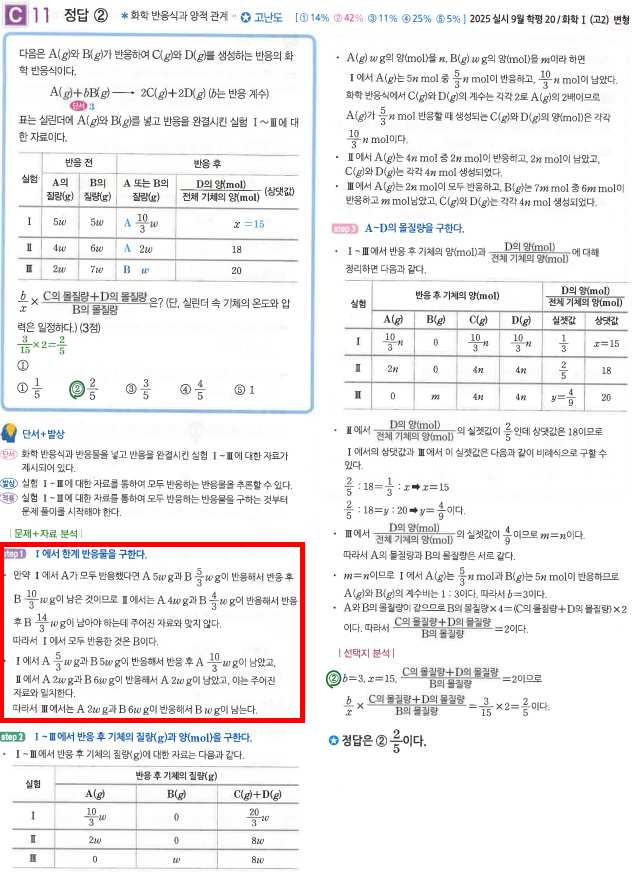
#> input picture src/EduMaster.Web/wwwroot/samples/killer-chemistry-question-solution.jpeg, 633 x 872 px
$ python make-views.py ../../src/EduMaster.Web/wwwroot/samples/killer-chemistry-question-solution.jpeg
#> lines starting #> are read from the running program, lines starting #| are printed output that depends on the picture
"""Makes reading views for scripts/e2e-real.js, mirroring readingViews() in public/app.js."""
import math, os, sys
from PIL import Image

def views(path):
    im = Image.open(path).convert('RGB')
#> im is the input picture: PIL image 633x872 RGB; mean R, G, B 238.9, 237.6, 238
    w, h = im.size
#> w = 633; h = 872
    scale = min(3, max(1, 1400 / w))
#> scale = 2.21
    W, H = round(w * scale), round(h * scale)
#> W = 1400; H = 1929
    tile = round(W * 1.3)
#> tile = 1820
    if scale == 1 and H <= tile * 1.25:
        return []
    overlap = round(tile * 0.12)
#> overlap = 218
    if math.ceil((H - overlap) / (tile - overlap)) > 6:
        tile = math.ceil(H / 6) + overlap
        overlap = round(tile * 0.12)
    big = im.resize((W, H), Image.LANCZOS)
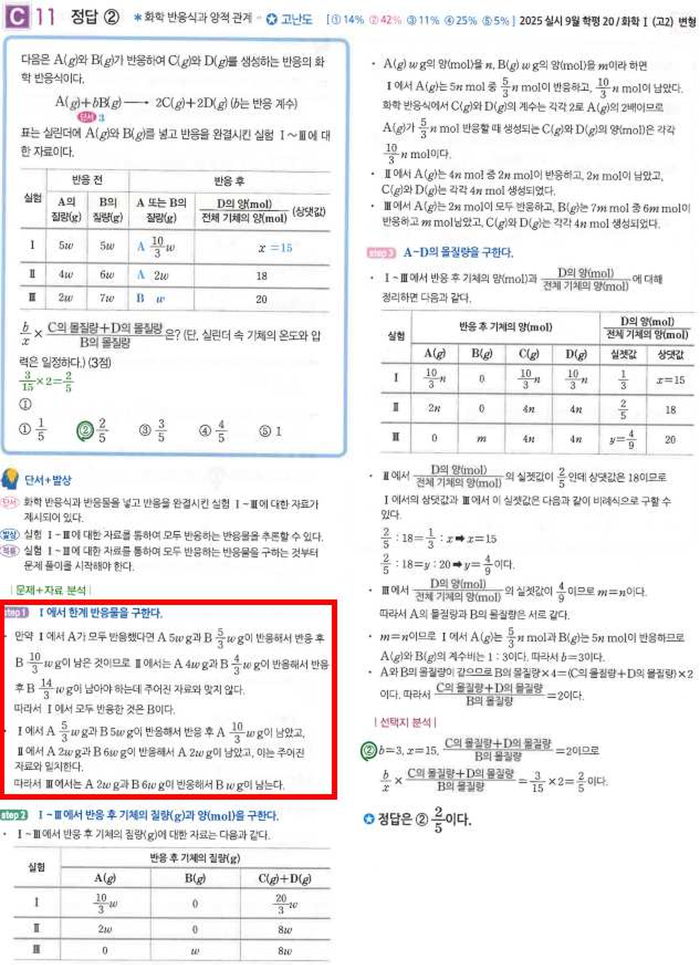
#> big: PIL image 1400x1929 RGB (shown at 1/2 size); mean R, G, B 238.5, 237.2, 237.6
    out, y = [], 0
    while len(out) < 6:
        hh = min(tile, H - y)
        out.append(big.crop((0, y, W, y + hh)))
        if y + hh >= H:
            break
        y += tile - overlap
#> after the loop, out = 2 items; y = 1602
    return out

for path in sys.argv[1:]:
    folder = path + '.views'
    os.makedirs(folder, exist_ok=True)
    for i, v in enumerate(views(path)):
        v.save(os.path.join(folder, f'{i:02d}.jpg'), quality=93)
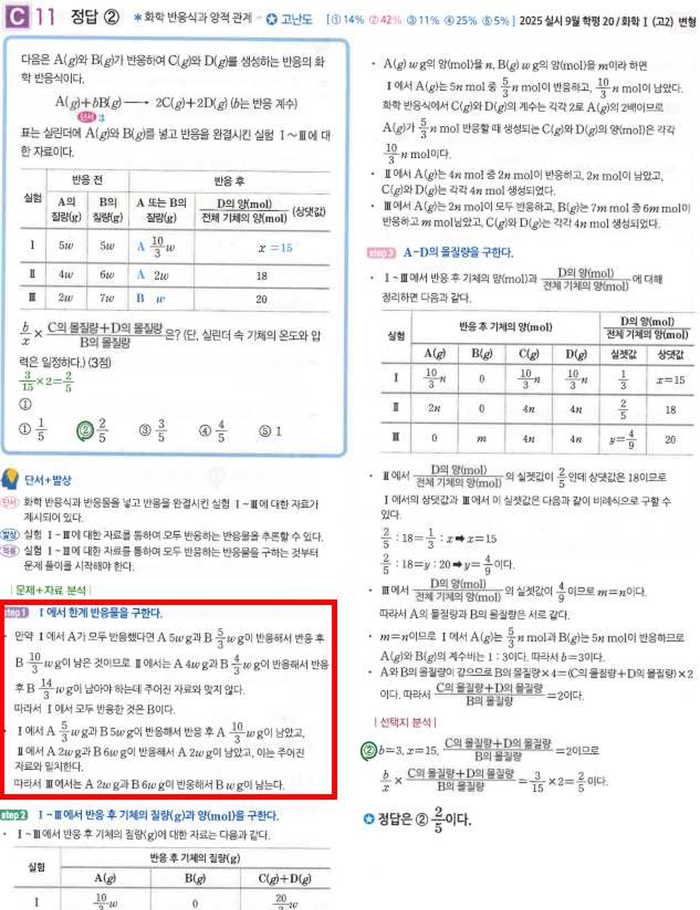
#> saved as 00.jpg: PIL image 1400x1820 RGB (shown at 1/2 size); mean R, G, B 237.8, 236.5, 236.9
    print(path, len(os.listdir(folder)), 'views')

$ run again, on src/EduMaster.Web/wwwroot/samples/reaction-text.png
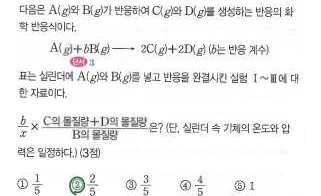
#> input picture src/EduMaster.Web/wwwroot/samples/reaction-text.png, 321 x 196 px
#> in views, im is the input picture: PIL image 321x196 RGB; mean R, G, B 240.5, 240.4, 240.4
#> in views, `big = im.resize((W, H), Image.LANCZOS)`:
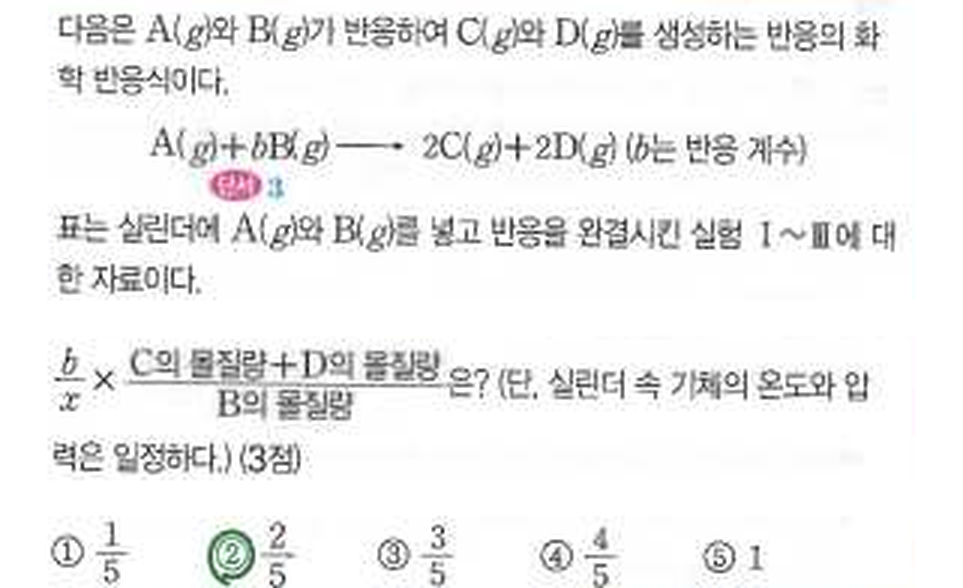
#> big: PIL image 963x588 RGB; mean R, G, B 240, 240, 240
#> after the loop in views, `while len(out) < 6:`: out = 1 item; y = 0

$ run again, on src/EduMaster.Web/wwwroot/samples/reaction.png
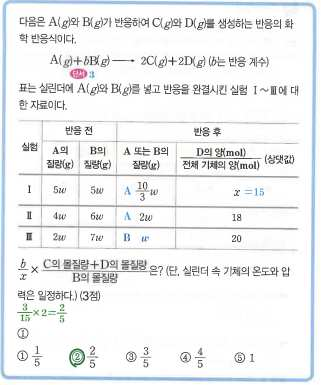
#> input picture src/EduMaster.Web/wwwroot/samples/reaction.png, 321 x 385 px
#> in views, im is the input picture: PIL image 321x385 RGB; mean R, G, B 237.5, 239.1, 240.1
#> in views, `big = im.resize((W, H), Image.LANCZOS)`:
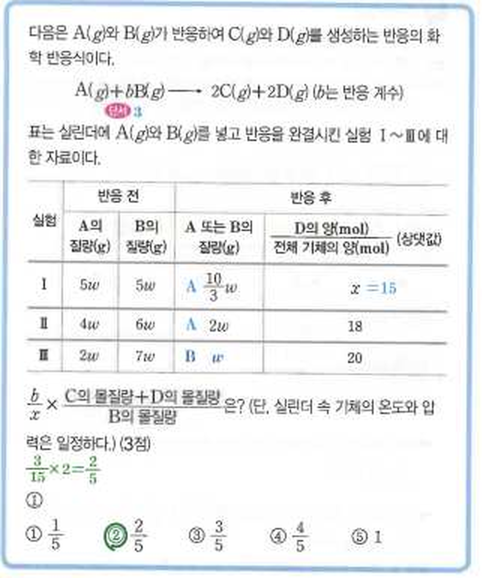
#> big: PIL image 963x1155 RGB (shown at 1/2 size); mean R, G, B 237.2, 238.8, 239.7
#> after the loop in views, `while len(out) < 6:`: out = 1 item; y = 0

$ run again, on src/EduMaster.Web/wwwroot/samples/structure-text.png
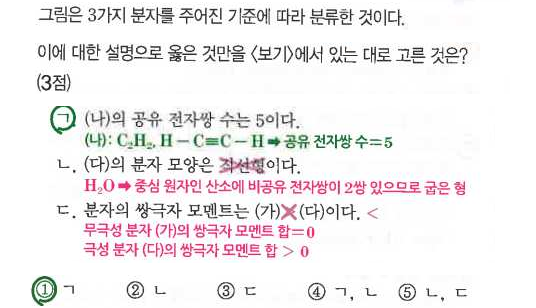
#> input picture src/EduMaster.Web/wwwroot/samples/structure-text.png, 536 x 308 px
#> in views, im is the input picture: PIL image 536x308 RGB; mean R, G, B 240.8, 238.2, 239.3
#> in views, `big = im.resize((W, H), Image.LANCZOS)`:
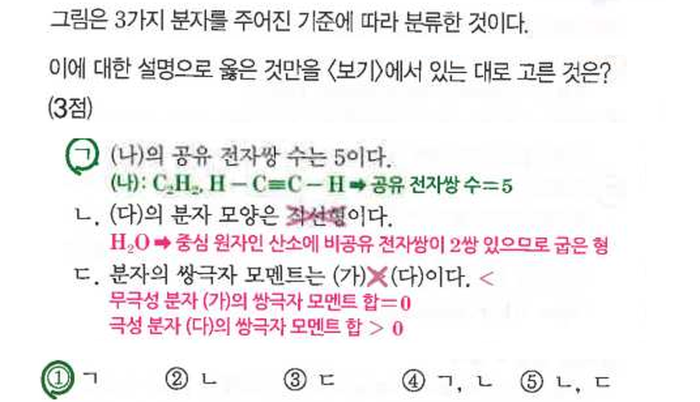
#> big: PIL image 1400x804 RGB (shown at 1/2 size); mean R, G, B 240.4, 237.9, 238.9
#> after the loop in views, `while len(out) < 6:`: out = 1 item; y = 0
